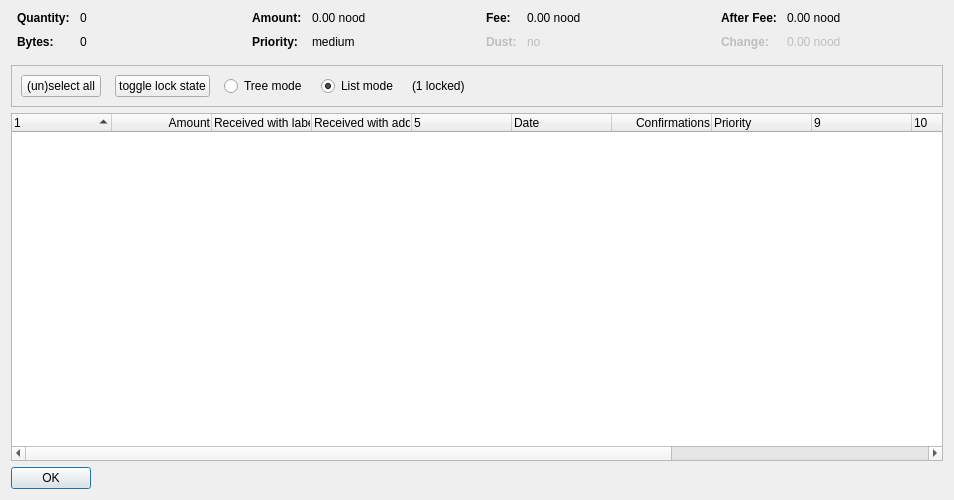
<?xml version="1.0" encoding="UTF-8"?>
<ui version="4.0">
 <class>CoinControlDialog</class>
 <widget class="QDialog" name="CoinControlDialog">
  <property name="geometry">
   <rect>
    <x>0</x>
    <y>0</y>
    <width>954</width>
    <height>500</height>
   </rect>
  </property>
  <property name="windowTitle">
   <string>Coin Selection</string>
  </property>
  <layout class="QVBoxLayout" name="verticalLayout">
   <item>
    <layout class="QHBoxLayout" name="horizontalLayoutTop" stretch="0,0,0,0">
     <property name="topMargin">
      <number>0</number>
     </property>
     <property name="bottomMargin">
      <number>10</number>
     </property>
     <item>
      <layout class="QFormLayout" name="formLayoutCoinControl1">
       <property name="horizontalSpacing">
        <number>10</number>
       </property>
       <property name="verticalSpacing">
        <number>10</number>
       </property>
       <property name="leftMargin">
        <number>6</number>
       </property>
       <property name="rightMargin">
        <number>6</number>
       </property>
       <item row="0" column="0">
        <widget class="QLabel" name="labelCoinControlQuantityText">
         <property name="font">
          <font>
           <weight>75</weight>
           <bold>true</bold>
          </font>
         </property>
         <property name="text">
          <string>Quantity:</string>
         </property>
        </widget>
       </item>
       <item row="0" column="1">
        <widget class="QLabel" name="labelCoinControlQuantity">
         <property name="cursor">
          <cursorShape>IBeamCursor</cursorShape>
         </property>
         <property name="contextMenuPolicy">
          <enum>Qt::ActionsContextMenu</enum>
         </property>
         <property name="text">
          <string notr="true">0</string>
         </property>
         <property name="textInteractionFlags">
          <set>Qt::LinksAccessibleByMouse|Qt::TextSelectableByKeyboard|Qt::TextSelectableByMouse</set>
         </property>
        </widget>
       </item>
       <item row="1" column="0">
        <widget class="QLabel" name="labelCoinControlBytesText">
         <property name="font">
          <font>
           <weight>75</weight>
           <bold>true</bold>
          </font>
         </property>
         <property name="text">
          <string>Bytes:</string>
         </property>
        </widget>
       </item>
       <item row="1" column="1">
        <widget class="QLabel" name="labelCoinControlBytes">
         <property name="cursor">
          <cursorShape>IBeamCursor</cursorShape>
         </property>
         <property name="contextMenuPolicy">
          <enum>Qt::ActionsContextMenu</enum>
         </property>
         <property name="text">
          <string notr="true">0</string>
         </property>
         <property name="textInteractionFlags">
          <set>Qt::LinksAccessibleByMouse|Qt::TextSelectableByKeyboard|Qt::TextSelectableByMouse</set>
         </property>
        </widget>
       </item>
      </layout>
     </item>
     <item>
      <layout class="QFormLayout" name="formLayoutCoinControl2">
       <property name="horizontalSpacing">
        <number>10</number>
       </property>
       <property name="verticalSpacing">
        <number>10</number>
       </property>
       <property name="leftMargin">
        <number>6</number>
       </property>
       <property name="rightMargin">
        <number>6</number>
       </property>
       <item row="0" column="0">
        <widget class="QLabel" name="labelCoinControlAmountText">
         <property name="font">
          <font>
           <weight>75</weight>
           <bold>true</bold>
          </font>
         </property>
         <property name="text">
          <string>Amount:</string>
         </property>
        </widget>
       </item>
       <item row="0" column="1">
        <widget class="QLabel" name="labelCoinControlAmount">
         <property name="cursor">
          <cursorShape>IBeamCursor</cursorShape>
         </property>
         <property name="contextMenuPolicy">
          <enum>Qt::ActionsContextMenu</enum>
         </property>
         <property name="text">
          <string notr="true">0.00 nood</string>
         </property>
         <property name="textInteractionFlags">
          <set>Qt::LinksAccessibleByMouse|Qt::TextSelectableByKeyboard|Qt::TextSelectableByMouse</set>
         </property>
        </widget>
       </item>
       <item row="1" column="0">
        <widget class="QLabel" name="labelCoinControlPriorityText">
         <property name="font">
          <font>
           <weight>75</weight>
           <bold>true</bold>
          </font>
         </property>
         <property name="text">
          <string>Priority:</string>
         </property>
        </widget>
       </item>
       <item row="1" column="1">
        <widget class="QLabel" name="labelCoinControlPriority">
         <property name="cursor">
          <cursorShape>IBeamCursor</cursorShape>
         </property>
         <property name="contextMenuPolicy">
          <enum>Qt::ActionsContextMenu</enum>
         </property>
         <property name="text">
          <string>medium</string>
         </property>
         <property name="textInteractionFlags">
          <set>Qt::LinksAccessibleByMouse|Qt::TextSelectableByKeyboard|Qt::TextSelectableByMouse</set>
         </property>
        </widget>
       </item>
      </layout>
     </item>
     <item>
      <layout class="QFormLayout" name="formLayoutCoinControl3">
       <property name="horizontalSpacing">
        <number>10</number>
       </property>
       <property name="verticalSpacing">
        <number>10</number>
       </property>
       <property name="leftMargin">
        <number>6</number>
       </property>
       <property name="rightMargin">
        <number>6</number>
       </property>
       <item row="0" column="0">
        <widget class="QLabel" name="labelCoinControlFeeText">
         <property name="font">
          <font>
           <weight>75</weight>
           <bold>true</bold>
          </font>
         </property>
         <property name="text">
          <string>Fee:</string>
         </property>
        </widget>
       </item>
       <item row="0" column="1">
        <widget class="QLabel" name="labelCoinControlFee">
         <property name="cursor">
          <cursorShape>IBeamCursor</cursorShape>
         </property>
         <property name="contextMenuPolicy">
          <enum>Qt::ActionsContextMenu</enum>
         </property>
         <property name="text">
          <string notr="true">0.00 nood</string>
         </property>
         <property name="textInteractionFlags">
          <set>Qt::LinksAccessibleByMouse|Qt::TextSelectableByKeyboard|Qt::TextSelectableByMouse</set>
         </property>
        </widget>
       </item>
       <item row="1" column="0">
        <widget class="QLabel" name="labelCoinControlLowOutputText">
         <property name="enabled">
          <bool>false</bool>
         </property>
         <property name="font">
          <font>
           <weight>75</weight>
           <bold>true</bold>
          </font>
         </property>
         <property name="text">
          <string>Dust:</string>
         </property>
        </widget>
       </item>
       <item row="1" column="1">
        <widget class="QLabel" name="labelCoinControlLowOutput">
         <property name="enabled">
          <bool>false</bool>
         </property>
         <property name="cursor">
          <cursorShape>IBeamCursor</cursorShape>
         </property>
         <property name="contextMenuPolicy">
          <enum>Qt::ActionsContextMenu</enum>
         </property>
         <property name="text">
          <string>no</string>
         </property>
         <property name="textInteractionFlags">
          <set>Qt::LinksAccessibleByMouse|Qt::TextSelectableByKeyboard|Qt::TextSelectableByMouse</set>
         </property>
        </widget>
       </item>
      </layout>
     </item>
     <item>
      <layout class="QFormLayout" name="formLayoutCoinControl4">
       <property name="horizontalSpacing">
        <number>10</number>
       </property>
       <property name="verticalSpacing">
        <number>10</number>
       </property>
       <property name="leftMargin">
        <number>6</number>
       </property>
       <property name="rightMargin">
        <number>6</number>
       </property>
       <item row="0" column="0">
        <widget class="QLabel" name="labelCoinControlAfterFeeText">
         <property name="font">
          <font>
           <weight>75</weight>
           <bold>true</bold>
          </font>
         </property>
         <property name="text">
          <string>After Fee:</string>
         </property>
        </widget>
       </item>
       <item row="0" column="1">
        <widget class="QLabel" name="labelCoinControlAfterFee">
         <property name="cursor">
          <cursorShape>IBeamCursor</cursorShape>
         </property>
         <property name="contextMenuPolicy">
          <enum>Qt::ActionsContextMenu</enum>
         </property>
         <property name="text">
          <string notr="true">0.00 nood</string>
         </property>
         <property name="textInteractionFlags">
          <set>Qt::LinksAccessibleByMouse|Qt::TextSelectableByKeyboard|Qt::TextSelectableByMouse</set>
         </property>
        </widget>
       </item>
       <item row="1" column="0">
        <widget class="QLabel" name="labelCoinControlChangeText">
         <property name="enabled">
          <bool>false</bool>
         </property>
         <property name="font">
          <font>
           <weight>75</weight>
           <bold>true</bold>
          </font>
         </property>
         <property name="text">
          <string>Change:</string>
         </property>
        </widget>
       </item>
       <item row="1" column="1">
        <widget class="QLabel" name="labelCoinControlChange">
         <property name="enabled">
          <bool>false</bool>
         </property>
         <property name="cursor">
          <cursorShape>IBeamCursor</cursorShape>
         </property>
         <property name="contextMenuPolicy">
          <enum>Qt::ActionsContextMenu</enum>
         </property>
         <property name="text">
          <string notr="true">0.00 nood</string>
         </property>
         <property name="textInteractionFlags">
          <set>Qt::LinksAccessibleByMouse|Qt::TextSelectableByKeyboard|Qt::TextSelectableByMouse</set>
         </property>
        </widget>
       </item>
      </layout>
     </item>
    </layout>
   </item>
   <item>
    <widget class="QFrame" name="frame">
     <property name="minimumSize">
      <size>
       <width>0</width>
       <height>40</height>
      </size>
     </property>
     <property name="frameShape">
      <enum>QFrame::StyledPanel</enum>
     </property>
     <property name="frameShadow">
      <enum>QFrame::Sunken</enum>
     </property>
     <layout class="QHBoxLayout" name="horizontalLayout">
      <item>
       <layout class="QHBoxLayout" name="horizontalLayoutPanel" stretch="0,0,0,0,0,0">
        <property name="spacing">
         <number>14</number>
        </property>
        <item>
         <widget class="QPushButton" name="pushButtonSelectAll">
          <property name="sizePolicy">
           <sizepolicy hsizetype="Maximum" vsizetype="Fixed">
            <horstretch>0</horstretch>
            <verstretch>0</verstretch>
           </sizepolicy>
          </property>
          <property name="text">
           <string>(un)select all</string>
          </property>
          <property name="autoDefault">
           <bool>false</bool>
          </property>
         </widget>
        </item>
        <item>
         <widget class="QPushButton" name="pushButtonToggleLock">
          <property name="sizePolicy">
           <sizepolicy hsizetype="Maximum" vsizetype="Fixed">
            <horstretch>0</horstretch>
            <verstretch>0</verstretch>
           </sizepolicy>
          </property>
          <property name="text">
           <string>toggle lock state</string>
          </property>
          <property name="autoDefault">
           <bool>false</bool>
          </property>
         </widget>
        </item>
        <item>
         <widget class="QRadioButton" name="radioTreeMode">
          <property name="sizePolicy">
           <sizepolicy hsizetype="Maximum" vsizetype="Fixed">
            <horstretch>0</horstretch>
            <verstretch>0</verstretch>
           </sizepolicy>
          </property>
          <property name="text">
           <string>Tree mode</string>
          </property>
         </widget>
        </item>
        <item>
         <widget class="QRadioButton" name="radioListMode">
          <property name="sizePolicy">
           <sizepolicy hsizetype="Maximum" vsizetype="Fixed">
            <horstretch>0</horstretch>
            <verstretch>0</verstretch>
           </sizepolicy>
          </property>
          <property name="text">
           <string>List mode</string>
          </property>
          <property name="checked">
           <bool>true</bool>
          </property>
         </widget>
        </item>
        <item>
         <widget class="QLabel" name="labelLocked">
          <property name="text">
           <string>(1 locked)</string>
          </property>
         </widget>
        </item>
        <item>
         <spacer name="horizontalSpacer">
          <property name="orientation">
           <enum>Qt::Horizontal</enum>
          </property>
          <property name="sizeHint" stdset="0">
           <size>
            <width>40</width>
            <height>20</height>
           </size>
          </property>
         </spacer>
        </item>
       </layout>
      </item>
     </layout>
    </widget>
   </item>
   <item>
    <widget class="CoinControlTreeWidget" name="treeWidget">
     <property name="contextMenuPolicy">
      <enum>Qt::CustomContextMenu</enum>
     </property>
     <property name="sortingEnabled">
      <bool>false</bool>
     </property>
     <property name="columnCount">
      <number>13</number>
     </property>
     <attribute name="headerShowSortIndicator" stdset="0">
      <bool>true</bool>
     </attribute>
     <attribute name="headerStretchLastSection">
      <bool>false</bool>
     </attribute>
     <column>
      <property name="text">
       <string/>
      </property>
     </column>
     <column>
      <property name="text">
       <string>Amount</string>
      </property>
      <property name="textAlignment">
       <set>AlignTrailing|AlignVCenter</set>
      </property>
     </column>
     <column>
      <property name="text">
       <string>Received with label</string>
      </property>
     </column>
     <column>
      <property name="text">
       <string>Received with address</string>
      </property>
     </column>
     <column>
      <property name="text">
       <string/>
      </property>
     </column>
     <column>
      <property name="text">
       <string>Date</string>
      </property>
     </column>
     <column>
      <property name="text">
       <string>Confirmations</string>
      </property>
      <property name="toolTip">
       <string>Confirmed</string>
      </property>
      <property name="textAlignment">
       <set>AlignTrailing|AlignVCenter</set>
      </property>
     </column>
     <column>
      <property name="text">
       <string>Priority</string>
      </property>
     </column>
     <column>
      <property name="text">
       <string/>
      </property>
     </column>
     <column>
      <property name="text">
       <string/>
      </property>
     </column>
     <column>
      <property name="text">
       <string/>
      </property>
     </column>
     <column>
      <property name="text">
       <string/>
      </property>
     </column>
     <column>
      <property name="text">
       <string/>
      </property>
     </column>
    </widget>
   </item>
   <item>
    <widget class="QDialogButtonBox" name="buttonBox">
     <property name="sizePolicy">
      <sizepolicy hsizetype="Maximum" vsizetype="Fixed">
       <horstretch>0</horstretch>
       <verstretch>0</verstretch>
      </sizepolicy>
     </property>
     <property name="orientation">
      <enum>Qt::Horizontal</enum>
     </property>
     <property name="standardButtons">
      <set>QDialogButtonBox::Ok</set>
     </property>
    </widget>
   </item>
  </layout>
 </widget>
 <customwidgets>
  <customwidget>
   <class>CoinControlTreeWidget</class>
   <extends>QTreeWidget</extends>
   <header>coincontroltreewidget.h</header>
  </customwidget>
 </customwidgets>
 <resources/>
 <connections/>
</ui>
